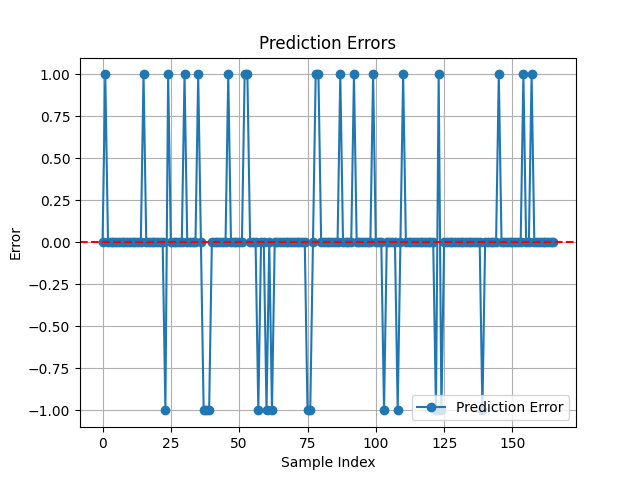
#> input picture prediction_error_line_plot_finetuning-american.png, 640 x 480 px
$ python combine.py
#> lines starting #> are read from the running program, lines starting #| are printed output that depends on the picture
import matplotlib.pyplot as plt
import matplotlib.image as mpimg

# 假设图片文件名分别是'image1.png', 'image2.png', 'image3.png', 'image4.png'
image_paths = ['prediction_error_line_plot_finetuning-american.png',
               'prediction_error_line_plot_finetuning-asian.png',
               'prediction_error_line_plot_finetuning-europe.png',
               'prediction_error_line_plot_finetuning-latin.png']
titles = ['American', 'Asian', 'Europe', 'Latin']

# 创建一个2x2的图表
fig, axs = plt.subplots(2, 2, figsize=(10, 10))

for ax, image_path, title in zip(axs.ravel(), image_paths, titles):
    img = mpimg.imread(image_path)
#> img is the input picture: shape (480, 640, 4) float32; mean R, G, B, A 0.917, 0.939, 0.956, 1
    ax.imshow(img)
    ax.set_title(title)
    ax.axis('off')  # 关闭坐标轴

plt.tight_layout()
# plt.show()
plt.savefig("prediction_error.png")
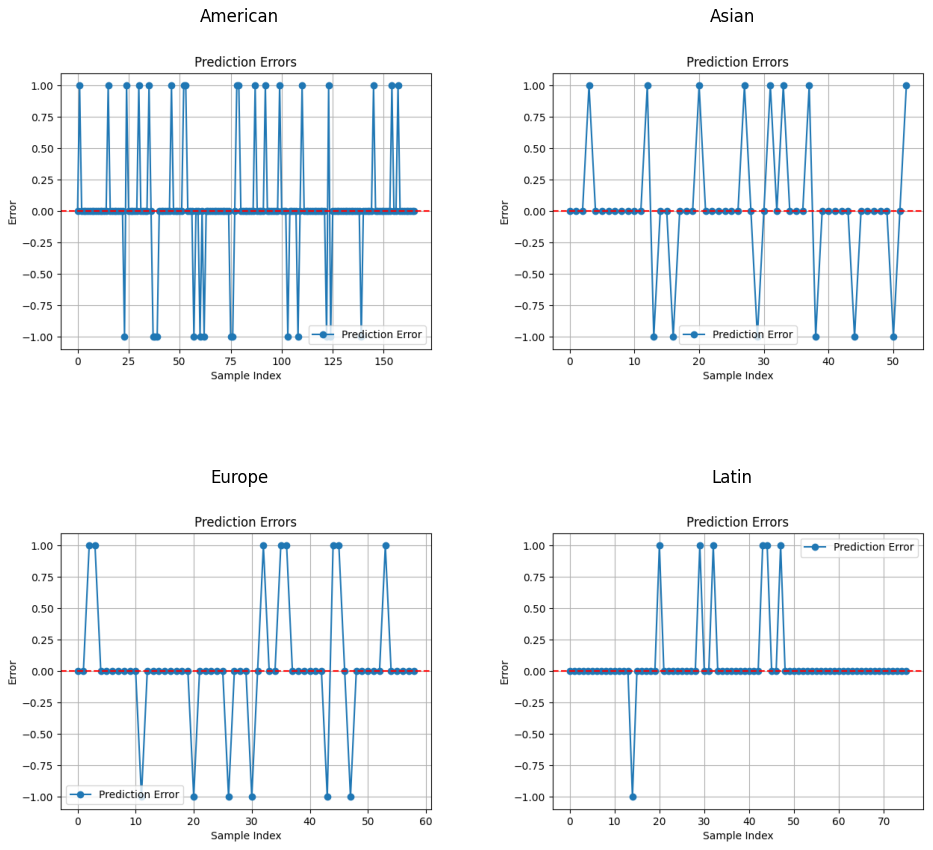
#> figure drawn by matplotlib, 4 panels
